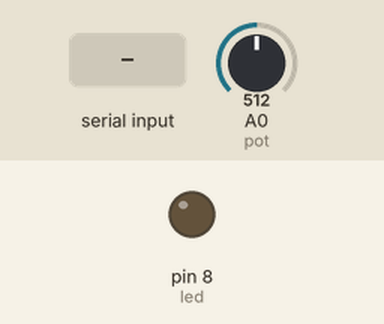
Simulated run of this sketch. Board: Arduino Uno, built with avr-gcc and run on an emulated ATmega328P. Parts: output pins drawn as LEDs (lit = HIGH). The inputs (shaded band) are chosen by the test bench; at power-on: A0 (pot) = 512. What the sketch prints to the serial monitor is not drawn.

Above: at 1.2 s.
1.3 s: "a" received over Serial
At 1.6 s:
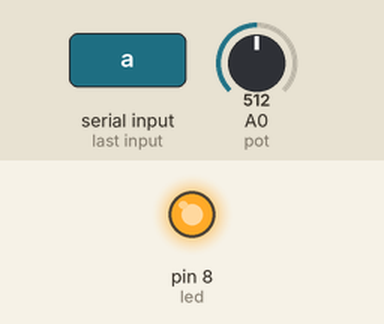
2.8 s: "b" received over Serial
At 4.4 s:
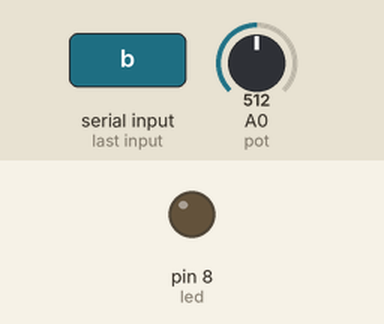
Timing chart, 0 to 5.9 s (numbered marks = the images above; inputs shaded):
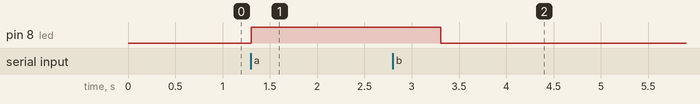

Measured:
- after the input at 1.3 s, pin 8 (led): LOW → HIGH at once
- after the input at 2.8 s, pin 8 (led): HIGH → LOW after 0.51 s

The sketch:

sketch_nov20a.ino
```cpp
const int pot = 0;
const int led = 8;
int valor = 0;


void setup() {
  // put your setup code here, to run once:
  //POTENCIOMETRO
Serial.begin (9600);
pinMode (led, OUTPUT);
}

void loop() {
  // put your main code here, to run repeatedly:
valor = analogRead(pot);
Serial.println (valor);

//LED
if (Serial.available ()){

  switch(Serial.read()){

    case 'a': // Ligar o Led
    digitalWrite(led,HIGH);
    break;

    case 'b': // Desliga o led
    digitalWrite(led,LOW);
    break;

    }

    delay (2000);
  }
}
```
